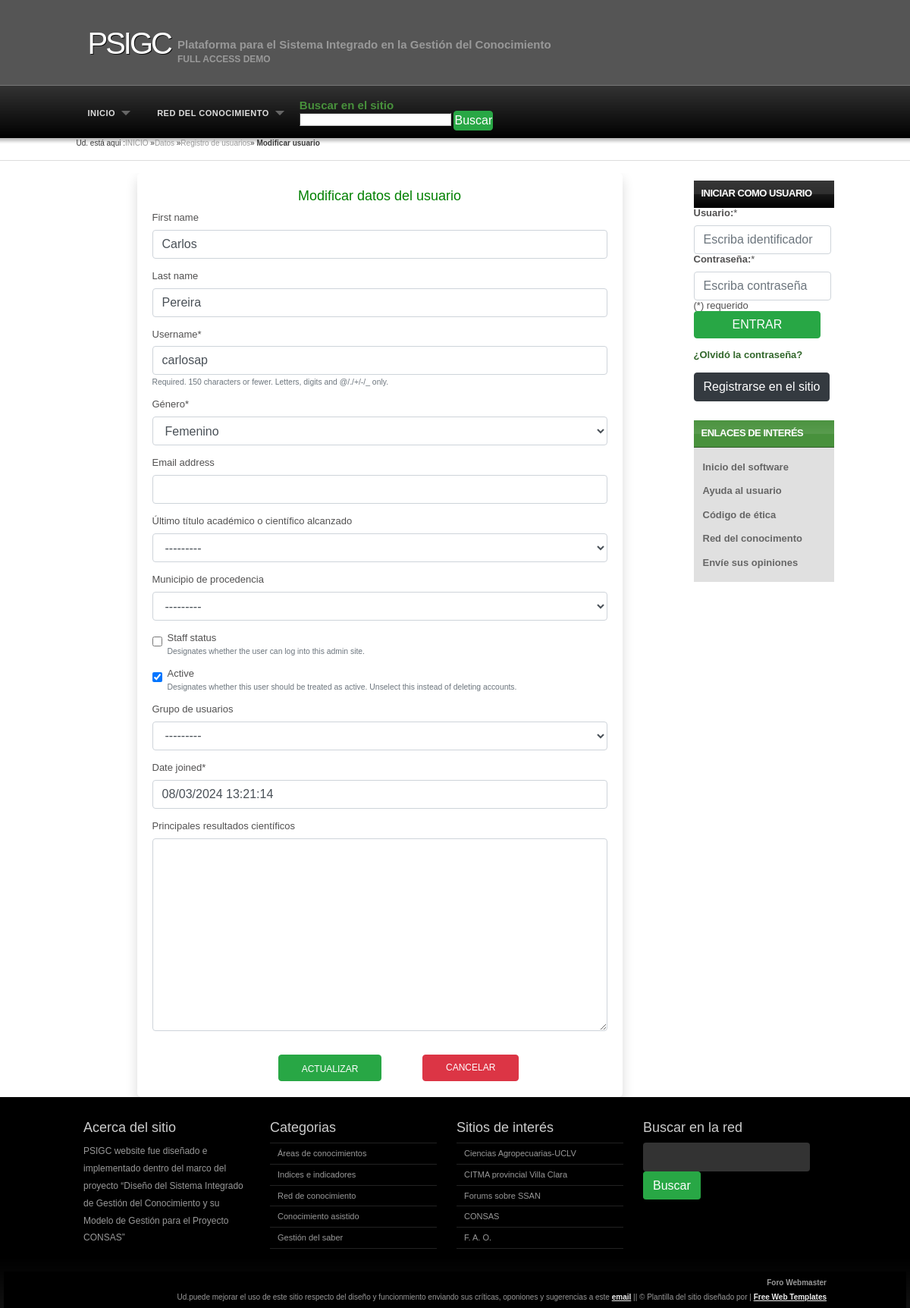
Page /url_basesdatos/url_ediusuario/1 on the committed database.
### psigcmod/models.py (models this page shows, shortened)
class Usuario(AbstractUser):
    ingreso = models.DateField(auto_now_add=True,)
    municipio=models.ForeignKey("Municipio", on_delete=models.SET_NULL, verbose_name="Municipio de procedencia", blank=True, null=True)
    genero = models.CharField(max_length = 10, verbose_name="Género", choices=cgenero, null=True, default='')
    grdctfacad = models.CharField(max_length=20, choices=cgrd, verbose_name="Último título académico o científico alcanzado",blank=True, null=True)
    princresult = models.TextField(verbose_name="Principales resultados científicos", blank=True, null=True)
    foto=models.ImageField(default='', upload_to='Profiles', null=True, blank=True)
    grupo = models.ForeignKey("Grupo", verbose_name='Grupo de usuarios', on_delete=models.SET_NULL, null=True, blank=True)
    class Meta:
        verbose_name = 'Usuario'
        ordering = ['last_name', 'first_name',]
        db_table = 'usuario'

### psigcmod/views.py (the view, shortened to what this page needs)
# urls.py: path('url_ediusuario/<int:id_usua>', views.vista_ediusuariobd, name='url_ediusuario'),
def vista_ediusuariobd(request, id_usua):
    try:
        updusua = Usuario.objects.get(id=id_usua)
    except:
        messages.add_message(request=request, level=messages.ERROR, message="Error al intentar editar la información. Ese registro no existe")
        return redirect('url_usuariobd')
    updusuaform = UsuarioForm(instance=updusua)
    error=None
    return render(request, "psigcmod/ediusuario.html", {'usuarioform':updusuaform})

### psigcmod/forms.py
class UsuarioForm(forms.ModelForm):
    class Meta:
        model = Usuario
        fields = ['first_name','last_name','username','genero','email','grdctfacad','municipio','is_staff','is_active','grupo','date_joined','princresult']
        exclude = ['last_login','user_permissions']

### psigcmod/templates/psigcmod/ediusuario.html (shortened to what this page needs)
{% extends 'psigchom/base.html' %}
{% load static %}
{% load crispy_forms_tags %}
{% block content %}
<body class="noheader">
    <div id="breadcrumbs">
        <span>Ud. está aqui :</span><a href="index.html">INICIO</a> &raquo;<a href="{% url 'url_basesdatos'%}">Datos</a> &raquo;<a href="{% url 'url_usuariobd'%}">Registro de usuarios</a></span>&raquo;<strong>
            {% if 'url_ediusuario' in request.path %} Modificar usuario {% else %} Adicionar usuario {% endif %}</strong></span>
    </div></br>
    <div id="content">
        <div class="card shadow" style="margin: auto; width:80%">
            <div class="card-body" >
                <div style="text-align: center;"><h3 style="color: green"> {% if 'url_ediusuario' in request.path %}Modificar datos del usuario{% else %}Adicionar registro de usuario{% endif%}</h3></div>
                <form method='POST' style="padding: 1px 0px;" action="">
                    {{usuarioform | crispy }} <br>
                    <div style= "padding: 0px; 100px" align="center">
                        {% if 'url_ediusuario' in request.path %}
                            <button class="btn btn-success" type="submit" style="margin: 0px 50px auto; height: 35px; padding: 5px 30px 0px" href="url_ediusuario"><p>ACTUALIZAR</p></button>
                        {% else %}
                            <button class="btn btn-success" type="submit" style="margin: 0px 50px auto; height: 35px; padding: 5px 30px 0px" href="{% url 'url_adiusuario' %}"><p>ADICIONAR</p></button>
                        {% endif %}
                        <a class="btn btn-danger" type="submit" style="margin: 0px auto; height: 35px; padding: 5px 30px" href="{% url 'url_usuariobd'  %}"><p>CANCELAR</p></a>
                    </div>
                </form>
            </div>
        </div>
    </div>
</body>
{% endblock %}

### psigchom/templates/bootstrap4/field.html (shortened to what this page needs)
{% load crispy_forms_field %}
{% if field.is_hidden %}
    {{ field }}
{% else %}
    {% if field|is_checkbox %}
        <div class="form-group{% if 'form-horizontal' in form_class %} row{% endif %}">
    {% endif %}
    <{% if tag %}{{ tag }}{% else %}div{% endif %} id="div_{{ field.auto_id }}" class="{% if not field|is_checkbox %}form-group{% else %}{%if use_custom_control%}custom-control custom-checkbox{% else %}form-check{% endif %}{% endif %}">
        {% if field.label and not field|is_checkbox and form_show_labels %}
        <label {% if field.id_for_label and not field|is_radioselect %}for="{{ field.id_for_label }}" {% endif %}class="{% if 'form-horizontal' in form_class %}col-form-label {% endif %}{{ label_class }}{% if field.field.required %} requiredField{% endif %}">
                {{ field.label|safe }}{% if field.field.required %}<span class="asteriskField">*</span>{% endif %}
            </label>
        {% endif %}
        {% if not field|is_checkboxselectmultiple and not field|is_radioselect %}
            {% if field|is_checkbox and form_show_labels %}
                {%if use_custom_control%}
                    {% if field.errors %}
                        {% crispy_field field 'class' 'custom-control-input is-invalid' %}
                    {% else %}
                        {% crispy_field field 'class' 'custom-control-input' %}
                    {% endif %}
                {% else %}
                    {% if field.errors %}
                        {% crispy_field field 'class' 'form-check-input is-invalid' %}
                    {% else %}
                        {% crispy_field field 'class' 'form-check-input' %}
                    {% endif %}
                {% endif %}
                <label for="{{ field.id_for_label }}" class="{%if use_custom_control%}custom-control-label{% else %}form-check-label{% endif %}{% if field.field.required %} requiredField{% endif %}">
                    {{ field.label|safe }}{% if field.field.required %}<span class="asteriskField">*</span>{% endif %}
                </label>
                {% include 'bootstrap4/layout/help_text_and_errors.html' %}
            {% elif field|is_file and use_custom_control  %}
                {% include 'bootstrap4/layout/field_file.html' %}
            {% else %}
                <div{% if field_class %} class="{{ field_class }}"{% endif %}>
                    {% if field|is_select and use_custom_control %}
                        {% if field.errors %}
                            {% crispy_field field 'class' 'custom-select is-invalid' %}
                        {% else %}
                            {% crispy_field field 'class' 'custom-select' %}
                        {% endif %}
                    {% elif field|is_file %}
                        {% if field.errors %}
                            {% crispy_field field 'class' 'form-control-file is-invalid' %}
                        {% else %}
                            {% crispy_field field 'class' 'form-control-file' %}
                        {% endif %}
                    {% else %}
                        {% if field.errors %}
                            {% crispy_field field 'class' 'form-control is-invalid' %}
                        {% else %}
                            {% crispy_field field 'class' 'form-control' %}
                        {% endif %}
                    {% endif %}
                    {% include 'bootstrap4/layout/help_text_and_errors.html' %}
                </div>
            {% endif %}
        {% endif %}
    </{% if tag %}{{ tag }}{% else %}div{% endif %}>
    {% if field|is_checkbox %}
        </div>
    {% endif %}
{% endif %}

### psigchom/static/psigchom/styles.css (style rules this page uses)
body { background: #FFF url('images/body-single.png') repeat-x scroll top left; margin:0; padding:0; font-family: Verdana, Geneva, sans-serif; font-size: 13px; color: rgb(82, 81, 81); }
body.noheader { background: #FFF url('images/body-noheader.png') repeat-x scroll top left; }
* { margin:0; padding:0; }
p { line-height: 1.9em; margin-bottom: 0px; font-size: 12px; }
a { color: #32672B; }
form input, form select, form textarea { padding: 5px; color: #333333; border: 1px solid rgb(63, 63, 63); border-right:1px solid #ccc; border-bottom:1px solid #ccc; background-color:#fff; font-family: Arial, Helvetica, sans-serif; font-size: 13px; }
h3 { color: rgb(51, 51, 51); font-size: 18px; font-weight: normal; margin-bottom: 10px; font-family: 'Lucida Grande','Lucida Sans Unicode',Geneva,Verdana,Sans-Serif; }
#breadcrumbs { color: #383838; font-size: 10px; height: 30px; padding-top: 0px; }
#breadcrumbs a { color: #999; }
#content { float: left; width: 800px; overflow: hidden; scroll-behavior: auto; }
.card { border-radius: 5px; -webkit-box-shadow: 0 1px 2.94px 0.06px rgba(4,26,55,0.16); box-shadow: 0 1px 2.94px 0.06px rgba(4,26,55,0.16); border: none; margin-bottom: 30px; -webkit-transition: all 0.3s ease-in-out; transition: all 0.3s ease-in-out; }

### rows in the picture
Usuario: first_name "Carlos" "Pereira" "carlosap" "Femenino" "---------" "---------" "---------" "08/03/2024 13:21:14", is_active "☑"

### other values in the picture
{{ field.label|safe }} "First name" "Last name" "Username" "Género" "Email address" "Último título académico o científico alcanzado" "Municipio de procedencia" "Grupo de usuarios" "Date joined" "Principales resultados científicos"
{{ field.help_text|safe }} "Required. 150 characters or fewer. Letters, digits and @/./+/-/_ only." "Designates whether the user can log into this admin site." "Designates whether this user should be treated as active. Unselect this instead of deleting accounts."
{{ field.label|safe }} "Staff status" "Active"
